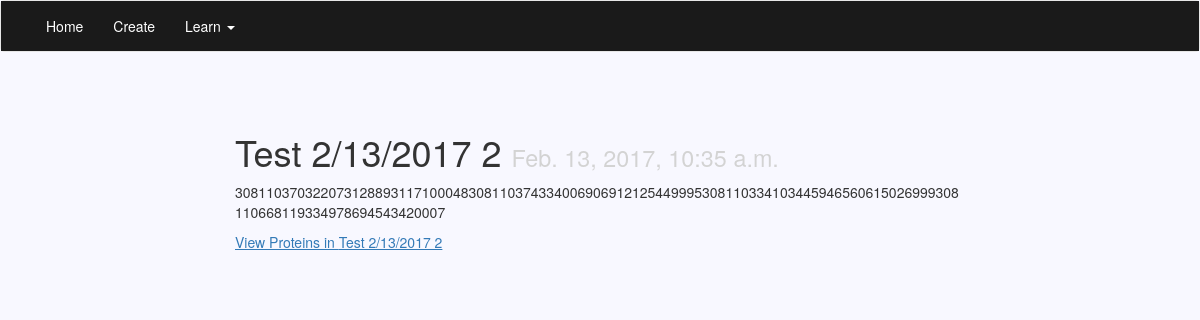
The page /genome/111/ on the database its author committed.
### main/models.py (models this page shows, shortened)
class Genome(models.Model):
    title = models.CharField(max_length=255)
    file = models.FileField(null=True, blank=True)
    sequence = models.TextField()
    timestamp = models.DateTimeField(auto_now=True, auto_now_add=False)
    updated = models.DateTimeField(auto_now=False, auto_now_add=True)
    class Meta:
        ordering = ["-timestamp"]

### main/views.py (the view)
# urls.py: url(r'(?P<id>\d+)/$', detail, name='detail'),
def detail(request, id=None):
    instance = get_object_or_404(Genome, id=id)
    context = {
        'genome': instance
    }
    return render(request, "genome_detail.html", context)

### templates/genome_detail.html
{% extends 'base.html' %}
{% block content %}
<div class="col-sm-8 col-sm-offset-2">
<h1>{{ genome.title }} <small style="color: lightgrey"> {{ genome.timestamp }}</small></h1>
<p style="word-wrap: break-word;">{{ genome.sequence}}</p>
    <a href = "../../media/{{ genome.file }}" target="_blank" style="; text-decoration: underline">View Proteins in {{ genome.title }}</a>
    </div>
{% endblock %}

### static/index.css (style rules this page uses)
body { //background-color: black; }

### rows shown on the page
Genome: title "Test 2/13/2017 2", timestamp "Feb. 13, 2017, 10:35 a.m.", sequence "308110370322073128893117100048308110374334006906912125449995308110334103445946560615026999308110668119334978694543420007"
